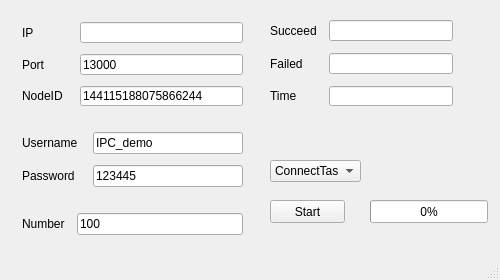
<?xml version="1.0" encoding="UTF-8"?>
<ui version="4.0">
 <class>MainWindow</class>
 <widget class="QMainWindow" name="MainWindow">
  <property name="geometry">
   <rect>
    <x>0</x>
    <y>0</y>
    <width>500</width>
    <height>280</height>
   </rect>
  </property>
  <property name="minimumSize">
   <size>
    <width>500</width>
    <height>280</height>
   </size>
  </property>
  <property name="maximumSize">
   <size>
    <width>500</width>
    <height>280</height>
   </size>
  </property>
  <property name="windowTitle">
   <string>MainWindow</string>
  </property>
  <widget class="QWidget" name="centralwidget">
   <widget class="QPushButton" name="startBtn">
    <property name="geometry">
     <rect>
      <x>270</x>
      <y>200</y>
      <width>75</width>
      <height>23</height>
     </rect>
    </property>
    <property name="text">
     <string>Start</string>
    </property>
   </widget>
   <widget class="QWidget" name="layoutWidget">
    <property name="geometry">
     <rect>
      <x>22</x>
      <y>22</y>
      <width>221</width>
      <height>213</height>
     </rect>
    </property>
    <layout class="QGridLayout" name="gridLayout_4">
     <property name="leftMargin">
      <number>0</number>
     </property>
     <property name="topMargin">
      <number>0</number>
     </property>
     <property name="horizontalSpacing">
      <number>6</number>
     </property>
     <property name="verticalSpacing">
      <number>26</number>
     </property>
     <item row="0" column="0">
      <layout class="QGridLayout" name="gridLayout">
       <property name="horizontalSpacing">
        <number>17</number>
       </property>
       <property name="verticalSpacing">
        <number>11</number>
       </property>
       <item row="2" column="0">
        <widget class="QLabel" name="label_2">
         <property name="text">
          <string>NodeID</string>
         </property>
        </widget>
       </item>
       <item row="2" column="1">
        <widget class="QLineEdit" name="nodeIDEdit">
         <property name="text">
          <string>144115188075866244</string>
         </property>
        </widget>
       </item>
       <item row="1" column="1">
        <widget class="QLineEdit" name="portEdit">
         <property name="text">
          <string>13000</string>
         </property>
        </widget>
       </item>
       <item row="0" column="1">
        <widget class="IPEdit" name="ipEdit">
         <property name="text">
          <string/>
         </property>
        </widget>
       </item>
       <item row="1" column="0">
        <widget class="QLabel" name="label_3">
         <property name="text">
          <string>Port</string>
         </property>
        </widget>
       </item>
       <item row="0" column="0">
        <widget class="QLabel" name="label">
         <property name="text">
          <string>IP</string>
         </property>
        </widget>
       </item>
      </layout>
     </item>
     <item row="1" column="0">
      <layout class="QGridLayout" name="gridLayout_2">
       <property name="horizontalSpacing">
        <number>15</number>
       </property>
       <property name="verticalSpacing">
        <number>11</number>
       </property>
       <item row="0" column="0">
        <widget class="QLabel" name="label_4">
         <property name="text">
          <string>Username</string>
         </property>
        </widget>
       </item>
       <item row="0" column="1">
        <widget class="QLineEdit" name="nameEdit">
         <property name="text">
          <string>IPC_demo</string>
         </property>
        </widget>
       </item>
       <item row="1" column="0">
        <widget class="QLabel" name="label_5">
         <property name="text">
          <string>Password</string>
         </property>
        </widget>
       </item>
       <item row="1" column="1">
        <widget class="QLineEdit" name="pwdEdit">
         <property name="text">
          <string>123445</string>
         </property>
        </widget>
       </item>
      </layout>
     </item>
     <item row="2" column="0">
      <layout class="QGridLayout" name="gridLayout_3">
       <property name="horizontalSpacing">
        <number>12</number>
       </property>
       <item row="0" column="0">
        <widget class="QLabel" name="label_6">
         <property name="text">
          <string>Number</string>
         </property>
        </widget>
       </item>
       <item row="0" column="1">
        <widget class="QLineEdit" name="numEdit">
         <property name="text">
          <string>100</string>
         </property>
        </widget>
       </item>
      </layout>
     </item>
    </layout>
   </widget>
   <widget class="QProgressBar" name="progressBar">
    <property name="geometry">
     <rect>
      <x>370</x>
      <y>200</y>
      <width>118</width>
      <height>23</height>
     </rect>
    </property>
    <property name="maximum">
     <number>100</number>
    </property>
    <property name="value">
     <number>0</number>
    </property>
   </widget>
   <widget class="QWidget" name="layoutWidget">
    <property name="geometry">
     <rect>
      <x>270</x>
      <y>20</y>
      <width>183</width>
      <height>86</height>
     </rect>
    </property>
    <layout class="QGridLayout" name="gridLayout_5">
     <property name="spacing">
      <number>12</number>
     </property>
     <item row="0" column="1">
      <widget class="QLineEdit" name="succeedEdit">
       <property name="readOnly">
        <bool>true</bool>
       </property>
      </widget>
     </item>
     <item row="1" column="0">
      <widget class="QLabel" name="label_8">
       <property name="text">
        <string>Failed</string>
       </property>
      </widget>
     </item>
     <item row="0" column="0">
      <widget class="QLabel" name="label_7">
       <property name="text">
        <string>Succeed</string>
       </property>
      </widget>
     </item>
     <item row="1" column="1">
      <widget class="QLineEdit" name="failedEdit">
       <property name="readOnly">
        <bool>true</bool>
       </property>
      </widget>
     </item>
     <item row="2" column="0">
      <widget class="QLabel" name="label_9">
       <property name="text">
        <string>Time</string>
       </property>
      </widget>
     </item>
     <item row="2" column="1">
      <widget class="QLineEdit" name="timeEdit">
       <property name="readOnly">
        <bool>true</bool>
       </property>
      </widget>
     </item>
    </layout>
   </widget>
   <widget class="QComboBox" name="taskBox">
    <property name="geometry">
     <rect>
      <x>270</x>
      <y>160</y>
      <width>91</width>
      <height>22</height>
     </rect>
    </property>
    <item>
     <property name="text">
      <string>ConnectTask</string>
     </property>
    </item>
    <item>
     <property name="text">
      <string>LoginTask</string>
     </property>
    </item>
   </widget>
  </widget>
  <widget class="QMenuBar" name="menubar">
   <property name="geometry">
    <rect>
     <x>0</x>
     <y>0</y>
     <width>500</width>
     <height>23</height>
    </rect>
   </property>
  </widget>
  <widget class="QStatusBar" name="statusbar"/>
 </widget>
 <customwidgets>
  <customwidget>
   <class>IPEdit</class>
   <extends>QLineEdit</extends>
   <header>ipedit.h</header>
  </customwidget>
 </customwidgets>
 <resources/>
 <connections/>
</ui>
